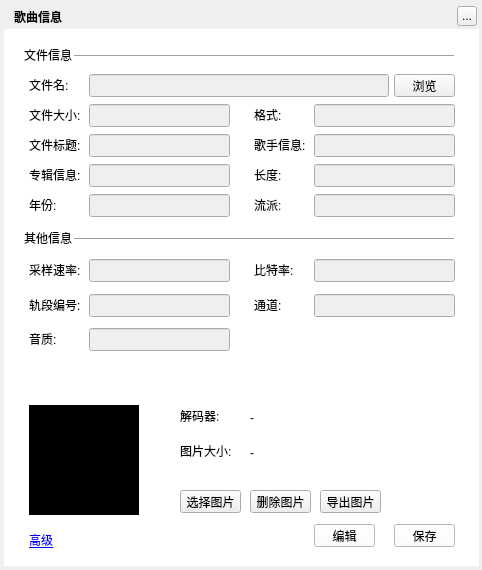
<?xml version="1.0" encoding="UTF-8"?>
<ui version="4.0">
 <class>MusicFileInformationWidget</class>
 <widget class="QWidget" name="MusicFileInformationWidget">
  <property name="geometry">
   <rect>
    <x>0</x>
    <y>0</y>
    <width>482</width>
    <height>570</height>
   </rect>
  </property>
  <property name="windowTitle">
   <string>歌曲信息</string>
  </property>
  <property name="styleSheet">
   <string notr="true"/>
  </property>
  <widget class="QLabel" name="background">
   <property name="geometry">
    <rect>
     <x>4</x>
     <y>4</y>
     <width>475</width>
     <height>527</height>
    </rect>
   </property>
   <property name="text">
    <string/>
   </property>
  </widget>
  <widget class="QLabel" name="topTitleName">
   <property name="geometry">
    <rect>
     <x>14</x>
     <y>4</y>
     <width>100</width>
     <height>25</height>
    </rect>
   </property>
   <property name="styleSheet">
    <string notr="true">color:&quot;#FFFFFF&quot;;font-weight:bold</string>
   </property>
   <property name="text">
    <string>歌曲信息</string>
   </property>
  </widget>
  <widget class="QToolButton" name="topTitleCloseButton">
   <property name="geometry">
    <rect>
     <x>457</x>
     <y>6</y>
     <width>20</width>
     <height>20</height>
    </rect>
   </property>
   <property name="text">
    <string>...</string>
   </property>
  </widget>
  <widget class="Line" name="line_2">
   <property name="geometry">
    <rect>
     <x>74</x>
     <y>54</y>
     <width>380</width>
     <height>5</height>
    </rect>
   </property>
   <property name="orientation">
    <enum>Qt::Horizontal</enum>
   </property>
  </widget>
  <widget class="QLabel" name="label">
   <property name="geometry">
    <rect>
     <x>24</x>
     <y>49</y>
     <width>54</width>
     <height>12</height>
    </rect>
   </property>
   <property name="text">
    <string>文件信息</string>
   </property>
  </widget>
  <widget class="QLabel" name="label_2">
   <property name="geometry">
    <rect>
     <x>29</x>
     <y>79</y>
     <width>54</width>
     <height>12</height>
    </rect>
   </property>
   <property name="text">
    <string>文件名:</string>
   </property>
  </widget>
  <widget class="QLineEdit" name="filePathEdit">
   <property name="enabled">
    <bool>false</bool>
   </property>
   <property name="geometry">
    <rect>
     <x>89</x>
     <y>74</y>
     <width>300</width>
     <height>23</height>
    </rect>
   </property>
   <property name="text">
    <string/>
   </property>
   <property name="readOnly">
    <bool>true</bool>
   </property>
  </widget>
  <widget class="QLabel" name="label_3">
   <property name="geometry">
    <rect>
     <x>29</x>
     <y>109</y>
     <width>54</width>
     <height>12</height>
    </rect>
   </property>
   <property name="text">
    <string>文件大小:</string>
   </property>
  </widget>
  <widget class="QLineEdit" name="fileSizeEdit">
   <property name="enabled">
    <bool>false</bool>
   </property>
   <property name="geometry">
    <rect>
     <x>89</x>
     <y>104</y>
     <width>141</width>
     <height>23</height>
    </rect>
   </property>
   <property name="readOnly">
    <bool>true</bool>
   </property>
  </widget>
  <widget class="QPushButton" name="viewButton">
   <property name="geometry">
    <rect>
     <x>394</x>
     <y>74</y>
     <width>61</width>
     <height>23</height>
    </rect>
   </property>
   <property name="cursor">
    <cursorShape>PointingHandCursor</cursorShape>
   </property>
   <property name="text">
    <string>浏览</string>
   </property>
  </widget>
  <widget class="QLineEdit" name="fileFormatEdit">
   <property name="enabled">
    <bool>false</bool>
   </property>
   <property name="geometry">
    <rect>
     <x>314</x>
     <y>104</y>
     <width>141</width>
     <height>23</height>
    </rect>
   </property>
   <property name="readOnly">
    <bool>true</bool>
   </property>
  </widget>
  <widget class="QLabel" name="label_4">
   <property name="geometry">
    <rect>
     <x>254</x>
     <y>109</y>
     <width>54</width>
     <height>12</height>
    </rect>
   </property>
   <property name="text">
    <string>格式:</string>
   </property>
  </widget>
  <widget class="QLabel" name="label_5">
   <property name="geometry">
    <rect>
     <x>254</x>
     <y>139</y>
     <width>54</width>
     <height>12</height>
    </rect>
   </property>
   <property name="text">
    <string>歌手信息:</string>
   </property>
  </widget>
  <widget class="QLineEdit" name="fileArtistEdit">
   <property name="enabled">
    <bool>false</bool>
   </property>
   <property name="geometry">
    <rect>
     <x>314</x>
     <y>134</y>
     <width>141</width>
     <height>23</height>
    </rect>
   </property>
   <property name="readOnly">
    <bool>false</bool>
   </property>
  </widget>
  <widget class="QLineEdit" name="fileTitleEdit">
   <property name="enabled">
    <bool>false</bool>
   </property>
   <property name="geometry">
    <rect>
     <x>89</x>
     <y>134</y>
     <width>141</width>
     <height>23</height>
    </rect>
   </property>
   <property name="readOnly">
    <bool>false</bool>
   </property>
  </widget>
  <widget class="QLabel" name="label_6">
   <property name="geometry">
    <rect>
     <x>29</x>
     <y>139</y>
     <width>54</width>
     <height>12</height>
    </rect>
   </property>
   <property name="text">
    <string>文件标题:</string>
   </property>
  </widget>
  <widget class="QLabel" name="label_7">
   <property name="geometry">
    <rect>
     <x>29</x>
     <y>169</y>
     <width>54</width>
     <height>12</height>
    </rect>
   </property>
   <property name="text">
    <string>专辑信息:</string>
   </property>
  </widget>
  <widget class="QLineEdit" name="fileAlbumEdit">
   <property name="enabled">
    <bool>false</bool>
   </property>
   <property name="geometry">
    <rect>
     <x>89</x>
     <y>164</y>
     <width>141</width>
     <height>23</height>
    </rect>
   </property>
   <property name="readOnly">
    <bool>false</bool>
   </property>
  </widget>
  <widget class="QLabel" name="label_8">
   <property name="geometry">
    <rect>
     <x>254</x>
     <y>169</y>
     <width>54</width>
     <height>12</height>
    </rect>
   </property>
   <property name="text">
    <string>长度:</string>
   </property>
  </widget>
  <widget class="QLineEdit" name="fileTimeEdit">
   <property name="enabled">
    <bool>false</bool>
   </property>
   <property name="geometry">
    <rect>
     <x>314</x>
     <y>164</y>
     <width>141</width>
     <height>23</height>
    </rect>
   </property>
   <property name="readOnly">
    <bool>true</bool>
   </property>
  </widget>
  <widget class="QLabel" name="label_9">
   <property name="geometry">
    <rect>
     <x>254</x>
     <y>199</y>
     <width>54</width>
     <height>12</height>
    </rect>
   </property>
   <property name="text">
    <string>流派:</string>
   </property>
  </widget>
  <widget class="QLineEdit" name="fileGenreEdit">
   <property name="enabled">
    <bool>false</bool>
   </property>
   <property name="geometry">
    <rect>
     <x>314</x>
     <y>194</y>
     <width>141</width>
     <height>23</height>
    </rect>
   </property>
   <property name="readOnly">
    <bool>false</bool>
   </property>
  </widget>
  <widget class="QLabel" name="label_10">
   <property name="geometry">
    <rect>
     <x>29</x>
     <y>264</y>
     <width>54</width>
     <height>12</height>
    </rect>
   </property>
   <property name="text">
    <string>采样速率:</string>
   </property>
  </widget>
  <widget class="QLabel" name="label_11">
   <property name="geometry">
    <rect>
     <x>29</x>
     <y>299</y>
     <width>54</width>
     <height>12</height>
    </rect>
   </property>
   <property name="text">
    <string>轨段编号:</string>
   </property>
  </widget>
  <widget class="QLineEdit" name="TrackNumEdit">
   <property name="enabled">
    <bool>false</bool>
   </property>
   <property name="geometry">
    <rect>
     <x>89</x>
     <y>294</y>
     <width>141</width>
     <height>23</height>
    </rect>
   </property>
   <property name="readOnly">
    <bool>true</bool>
   </property>
  </widget>
  <widget class="QLabel" name="label_12">
   <property name="geometry">
    <rect>
     <x>254</x>
     <y>299</y>
     <width>54</width>
     <height>12</height>
    </rect>
   </property>
   <property name="text">
    <string>通道:</string>
   </property>
  </widget>
  <widget class="QLineEdit" name="SamplingRateEdit">
   <property name="enabled">
    <bool>false</bool>
   </property>
   <property name="geometry">
    <rect>
     <x>89</x>
     <y>259</y>
     <width>141</width>
     <height>23</height>
    </rect>
   </property>
   <property name="readOnly">
    <bool>true</bool>
   </property>
  </widget>
  <widget class="QLineEdit" name="ChannelEdit">
   <property name="enabled">
    <bool>false</bool>
   </property>
   <property name="geometry">
    <rect>
     <x>314</x>
     <y>294</y>
     <width>141</width>
     <height>23</height>
    </rect>
   </property>
   <property name="readOnly">
    <bool>true</bool>
   </property>
  </widget>
  <widget class="QLineEdit" name="fileYearEdit">
   <property name="enabled">
    <bool>false</bool>
   </property>
   <property name="geometry">
    <rect>
     <x>89</x>
     <y>194</y>
     <width>141</width>
     <height>23</height>
    </rect>
   </property>
   <property name="readOnly">
    <bool>false</bool>
   </property>
  </widget>
  <widget class="QLabel" name="label_13">
   <property name="geometry">
    <rect>
     <x>29</x>
     <y>199</y>
     <width>54</width>
     <height>12</height>
    </rect>
   </property>
   <property name="text">
    <string>年份:</string>
   </property>
  </widget>
  <widget class="QLabel" name="label_14">
   <property name="geometry">
    <rect>
     <x>254</x>
     <y>264</y>
     <width>54</width>
     <height>12</height>
    </rect>
   </property>
   <property name="text">
    <string>比特率:</string>
   </property>
  </widget>
  <widget class="QLineEdit" name="BitrateEdit">
   <property name="enabled">
    <bool>false</bool>
   </property>
   <property name="geometry">
    <rect>
     <x>314</x>
     <y>259</y>
     <width>141</width>
     <height>23</height>
    </rect>
   </property>
   <property name="readOnly">
    <bool>true</bool>
   </property>
  </widget>
  <widget class="QLabel" name="label_15">
   <property name="geometry">
    <rect>
     <x>24</x>
     <y>232</y>
     <width>54</width>
     <height>12</height>
    </rect>
   </property>
   <property name="text">
    <string>其他信息</string>
   </property>
  </widget>
  <widget class="Line" name="line_3">
   <property name="geometry">
    <rect>
     <x>74</x>
     <y>237</y>
     <width>380</width>
     <height>5</height>
    </rect>
   </property>
   <property name="orientation">
    <enum>Qt::Horizontal</enum>
   </property>
  </widget>
  <widget class="QWidget" name="backgroundMask" native="true">
   <property name="geometry">
    <rect>
     <x>4</x>
     <y>29</y>
     <width>475</width>
     <height>537</height>
    </rect>
   </property>
   <property name="styleSheet">
    <string notr="true">background:white;</string>
   </property>
   <widget class="QPushButton" name="editButton">
    <property name="geometry">
     <rect>
      <x>310</x>
      <y>495</y>
      <width>61</width>
      <height>23</height>
     </rect>
    </property>
    <property name="cursor">
     <cursorShape>PointingHandCursor</cursorShape>
    </property>
    <property name="text">
     <string>编辑</string>
    </property>
   </widget>
   <widget class="QPushButton" name="saveButton">
    <property name="geometry">
     <rect>
      <x>390</x>
      <y>495</y>
      <width>61</width>
      <height>23</height>
     </rect>
    </property>
    <property name="cursor">
     <cursorShape>PointingHandCursor</cursorShape>
    </property>
    <property name="text">
     <string>保存</string>
    </property>
   </widget>
  </widget>
  <widget class="MusicClickedLabel" name="advanceLabel">
   <property name="geometry">
    <rect>
     <x>29</x>
     <y>530</y>
     <width>50</width>
     <height>20</height>
    </rect>
   </property>
   <property name="cursor">
    <cursorShape>PointingHandCursor</cursorShape>
   </property>
   <property name="text">
    <string>&lt;html&gt;&lt;head/&gt;&lt;body&gt;&lt;p&gt;&lt;span style=&quot; text-decoration: underline; color:#0000ff;&quot;&gt;高级&lt;/span&gt;&lt;/p&gt;&lt;/body&gt;&lt;/html&gt;</string>
   </property>
  </widget>
  <widget class="QLabel" name="pixmapLabel">
   <property name="geometry">
    <rect>
     <x>29</x>
     <y>405</y>
     <width>110</width>
     <height>110</height>
    </rect>
   </property>
   <property name="styleSheet">
    <string notr="true">background:Rerd</string>
   </property>
   <property name="text">
    <string/>
   </property>
  </widget>
  <widget class="QLabel" name="label_17">
   <property name="geometry">
    <rect>
     <x>180</x>
     <y>410</y>
     <width>54</width>
     <height>12</height>
    </rect>
   </property>
   <property name="text">
    <string>解码器:</string>
   </property>
  </widget>
  <widget class="QPushButton" name="openPixButton">
   <property name="geometry">
    <rect>
     <x>180</x>
     <y>490</y>
     <width>61</width>
     <height>23</height>
    </rect>
   </property>
   <property name="cursor">
    <cursorShape>PointingHandCursor</cursorShape>
   </property>
   <property name="text">
    <string>选择图片</string>
   </property>
  </widget>
  <widget class="QLabel" name="label_18">
   <property name="geometry">
    <rect>
     <x>180</x>
     <y>445</y>
     <width>54</width>
     <height>12</height>
    </rect>
   </property>
   <property name="text">
    <string>图片大小:</string>
   </property>
  </widget>
  <widget class="QLabel" name="pixmapSizeLabel">
   <property name="geometry">
    <rect>
     <x>250</x>
     <y>445</y>
     <width>120</width>
     <height>16</height>
    </rect>
   </property>
   <property name="text">
    <string>-</string>
   </property>
  </widget>
  <widget class="QLabel" name="decoderLabel">
   <property name="geometry">
    <rect>
     <x>250</x>
     <y>410</y>
     <width>120</width>
     <height>16</height>
    </rect>
   </property>
   <property name="text">
    <string>-</string>
   </property>
  </widget>
  <widget class="QLabel" name="label_16">
   <property name="geometry">
    <rect>
     <x>29</x>
     <y>333</y>
     <width>54</width>
     <height>12</height>
    </rect>
   </property>
   <property name="text">
    <string>音质:</string>
   </property>
  </widget>
  <widget class="QLineEdit" name="qualityEdit">
   <property name="enabled">
    <bool>false</bool>
   </property>
   <property name="geometry">
    <rect>
     <x>89</x>
     <y>328</y>
     <width>141</width>
     <height>23</height>
    </rect>
   </property>
   <property name="readOnly">
    <bool>true</bool>
   </property>
  </widget>
  <widget class="QPushButton" name="deletePixButton">
   <property name="geometry">
    <rect>
     <x>250</x>
     <y>490</y>
     <width>61</width>
     <height>23</height>
    </rect>
   </property>
   <property name="cursor">
    <cursorShape>PointingHandCursor</cursorShape>
   </property>
   <property name="text">
    <string>删除图片</string>
   </property>
  </widget>
  <widget class="QPushButton" name="savePixButton">
   <property name="geometry">
    <rect>
     <x>320</x>
     <y>490</y>
     <width>61</width>
     <height>23</height>
    </rect>
   </property>
   <property name="cursor">
    <cursorShape>PointingHandCursor</cursorShape>
   </property>
   <property name="text">
    <string>导出图片</string>
   </property>
  </widget>
  <zorder>background</zorder>
  <zorder>backgroundMask</zorder>
  <zorder>topTitleName</zorder>
  <zorder>topTitleCloseButton</zorder>
  <zorder>line_2</zorder>
  <zorder>label</zorder>
  <zorder>label_2</zorder>
  <zorder>filePathEdit</zorder>
  <zorder>label_3</zorder>
  <zorder>fileSizeEdit</zorder>
  <zorder>viewButton</zorder>
  <zorder>fileFormatEdit</zorder>
  <zorder>label_4</zorder>
  <zorder>label_5</zorder>
  <zorder>fileArtistEdit</zorder>
  <zorder>fileTitleEdit</zorder>
  <zorder>label_6</zorder>
  <zorder>label_7</zorder>
  <zorder>fileAlbumEdit</zorder>
  <zorder>label_8</zorder>
  <zorder>fileTimeEdit</zorder>
  <zorder>label_9</zorder>
  <zorder>fileGenreEdit</zorder>
  <zorder>label_10</zorder>
  <zorder>label_11</zorder>
  <zorder>TrackNumEdit</zorder>
  <zorder>label_12</zorder>
  <zorder>SamplingRateEdit</zorder>
  <zorder>ChannelEdit</zorder>
  <zorder>fileYearEdit</zorder>
  <zorder>label_13</zorder>
  <zorder>label_14</zorder>
  <zorder>BitrateEdit</zorder>
  <zorder>label_15</zorder>
  <zorder>line_3</zorder>
  <zorder>advanceLabel</zorder>
  <zorder>pixmapLabel</zorder>
  <zorder>openPixButton</zorder>
  <zorder>label_17</zorder>
  <zorder>label_18</zorder>
  <zorder>pixmapSizeLabel</zorder>
  <zorder>decoderLabel</zorder>
  <zorder>label_16</zorder>
  <zorder>qualityEdit</zorder>
  <zorder>deletePixButton</zorder>
  <zorder>savePixButton</zorder>
 </widget>
 <customwidgets>
  <customwidget>
   <class>MusicClickedLabel</class>
   <extends>QLabel</extends>
   <header>musicclickedlabel.h</header>
   <container>1</container>
  </customwidget>
 </customwidgets>
 <resources/>
 <connections/>
</ui>
